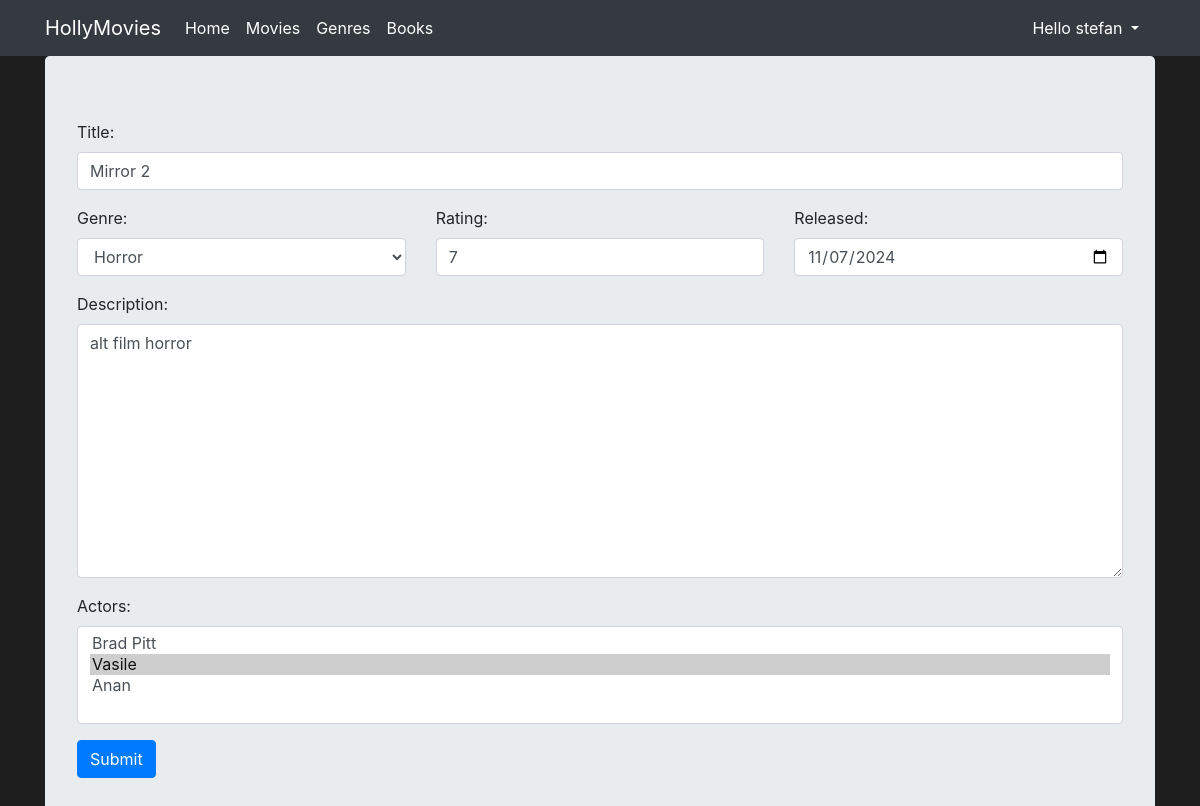
The page /movies/update/8 (signed in) on the database as committed earlier.
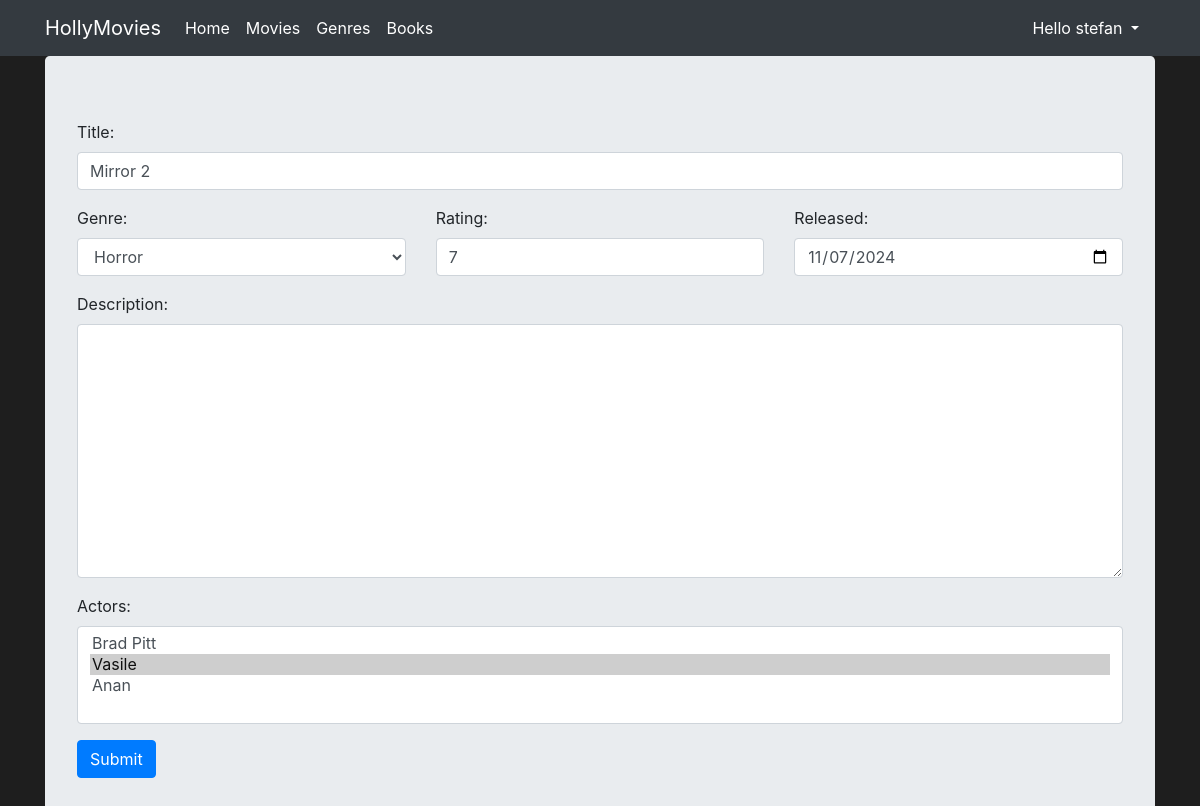
The same page on the database as committed later.
### viewer/models.py (models this page shows, shortened)
class Movie(Model):
    title = CharField(max_length=128)
    genre = ForeignKey(Genre, on_delete=DO_NOTHING)
    rating = IntegerField()
    released = DateField()
    description = TextField()
    actors = ManyToManyField(Actor)
    created = DateTimeField(auto_now_add=True)

### viewer/views.py (the view)
# urls.py: path('update/<pk>', MovieUpdateView.as_view(), name='movies_update'),
class MovieUpdateView(PermissionRequiredMixin, UpdateView):
    template_name = 'movies_form.html'
    form_class = MovieForm
    model = Movie
    permission_required = 'viewer.change_movie'
    success_url = reverse_lazy('movies')

### viewer/forms.py (shortened to what this page needs)
class MovieForm(ModelForm):
    class Meta:
        model = Movie
        fields = '__all__'
    def __init__(self, *args, **kwargs):
        super().__init__(*args, **kwargs)
        for visible in self.visible_fields():
            visible.field.widget.attrs['class'] = 'form-control'
    title = CharField(validators=[capitalized_validator])
    rating = IntegerField(min_value=1, max_value=10)
    released = PastMonthField(widget=DateInput)

### viewer/models.py (called while the page is built)
    def __str__(self):
        return self.name

    def __str__(self):
        return self.name

### viewer/templates/movies_form.html (shortened to what this page needs)
{% extends 'base.html' %}
{% block content %}
<form method="post">
  <div class="form-group">
    <label for="{{ form.title.id_for_label }}">Title:</label>
    {{ form.title }}
  </div>
  <div class="row">
    <div class="col">
      <div class="form-group">
        <label for="{{ form.genre.id_for_label }}">Genre:</label>
        {{ form.genre }}
      </div>
    </div>
    <div class="col">
      <div class="form-group">
        <label for="{{ form.rating.id_for_label }}">Rating:</label>
        {{ form.rating }}
      </div>
    </div>
    <div class="col">
      <div class="form-group">
        <label for="{{ form.released.id_for_label }}">Released:</label>
        {{ form.released }}
      </div>
    </div>
  </div>
  <div class="form-group">
    <label for="{{ form.description.id_for_label }}">Description:</label>
    {{ form.description }}
  </div>
  <div class="form-group">
    <label for="{{ form.actors.id_for_label }}">Actors:</label>
    {{ form.actors }}
  </div>
  <input type="submit" value="Submit" class="btn btn-primary">
</form>
{% endblock %}

Rows that differ between the two databases and show on the page:
changed Movie "Mirror 2": description "alt film horror" → (not shown)
